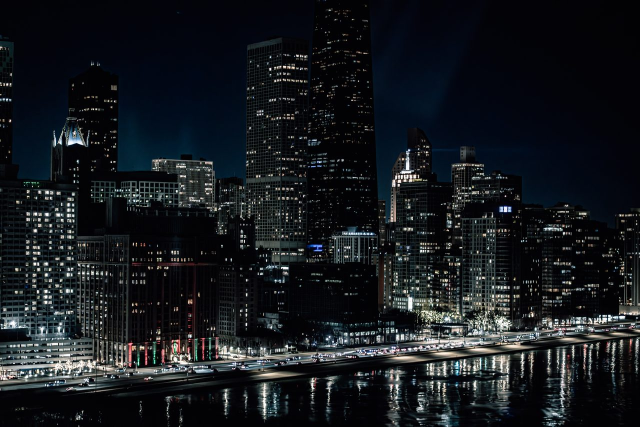
#> input picture assets/img/portfolio/card/p1.jpg, 1280 x 853 px, found by its file name (shown at 1/2 size); its folder holds only this picture in this run
$ python optimize_portfolio.py
#> lines starting #> are read from the running program, lines starting #| are printed output that depends on the picture
from __future__ import annotations

import argparse
import json
from pathlib import Path
from typing import Any

from PIL import Image, ImageOps

ROOT = Path(__file__).resolve().parents[1]
SIZES = {"thumb": 640, "card": 1280, "large": 2200}
WEBP_QUALITY = {"thumb": 76, "card": 80, "large": 84}
WEBP_LIMITS = {"thumb": 180_000, "card": 420_000, "large": 950_000}
JPEG_QUALITY = {"thumb": 78, "card": 82, "large": 86}
MIN_WEBP_QUALITY = 52


def _resized(image: Image.Image, max_width: int) -> Image.Image:
    if image.width <= max_width:
        return image.copy()
    ratio = max_width / image.width
    return image.resize((max_width, max(1, round(image.height * ratio))), Image.Resampling.LANCZOS)


def save_webp_under_budget(
    image: Image.Image,
    target: Path,
    *,
    start_quality: int,
    max_bytes: int,
) -> int:
    """Save at the highest tested WebP quality that meets the byte budget."""
    qualities = list(range(start_quality, MIN_WEBP_QUALITY - 1, -4))
    if qualities[-1] != MIN_WEBP_QUALITY:
        qualities.append(MIN_WEBP_QUALITY)

    for quality in qualities:
        image.save(target, "WEBP", quality=quality, method=6)
        if target.stat().st_size <= max_bytes:
            return quality

    return qualities[-1]


def build_derivatives(source: Path, output_root: Path, stem: str) -> dict[str, Any]:
#> called with stem = 'p1'
    output_root.mkdir(parents=True, exist_ok=True)
    result: dict[str, Any] = {}
    with Image.open(source) as raw:
#> raw is the input picture: PIL image 1280x853 RGB; mean R, G, B 22.5, 26.1, 30.5
        oriented = ImageOps.exif_transpose(raw).convert("RGB")
        result["sourceWidth"] = oriented.width
        result["sourceHeight"] = oriented.height
        for kind, width in SIZES.items():
            out_dir = output_root / kind
            out_dir.mkdir(parents=True, exist_ok=True)
            resized = _resized(oriented, width)
            webp = out_dir / f"{stem}.webp"
            jpg = out_dir / f"{stem}.jpg"
            used_quality = save_webp_under_budget(
                resized,
                webp,
                start_quality=WEBP_QUALITY[kind],
                max_bytes=WEBP_LIMITS[kind],
            )
            resized.save(jpg, "JPEG", quality=JPEG_QUALITY[kind], optimize=True, progressive=True)
            result[kind] = str(webp.relative_to(output_root)).replace("\\", "/")
            result[f"{kind}Jpeg"] = str(jpg.relative_to(output_root)).replace("\\", "/")
            result[f"{kind}Width"] = resized.width
            result[f"{kind}Height"] = resized.height
            result[f"{kind}WebpQuality"] = used_quality
            result[f"{kind}Bytes"] = webp.stat().st_size
#> this loop made 3 passes
#> used_quality on passes 1 to 3: 76, 80, 84
#> pass 1, in build_derivatives, `resized = _resized(oriented, width)`:
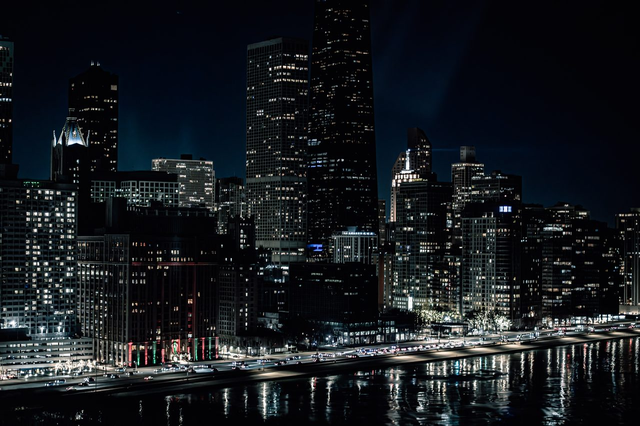
#> resized: PIL image 640x426 RGB; mean R, G, B 22.6, 26.2, 30.5
#> after the loop, result = 20 items
    return result


def process_repo(root: Path = ROOT) -> list[dict[str, Any]]:
    output = root / "assets" / "img" / "portfolio"
    report: list[dict[str, Any]] = []
    for index in range(1, 9):
        source = root / "assets" / "img" / f"p{index}.jpg"
        if not source.exists():
            continue
        result = build_derivatives(source, output, f"p{index}")
#> result = 20 items
        result["id"] = f"p{index}"
        report.append(result)
#> pass 2 of the loop in process_repo, `for index in range(1, 9):`:
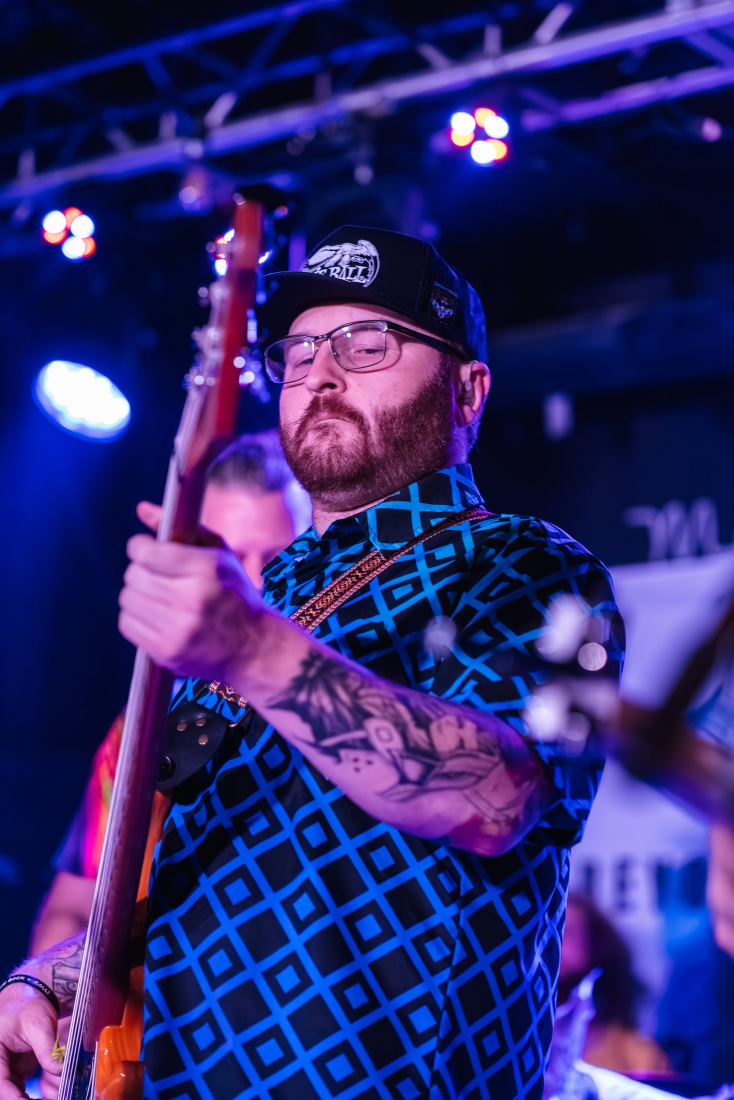
#> input picture assets/img/portfolio/large/p2.jpg, 2200 x 3300 px, found by its file name (shown at 1/3 size)
#> in build_derivatives, raw is the input picture: PIL image 2200x3300 RGB; mean R, G, B 47.5, 40.8, 112.3
#> the loop in build_derivatives (call 2), `for kind, width in SIZES.items():` made 3 passes
#> pass 1, in build_derivatives (call 2), `resized = _resized(oriented, width)`:
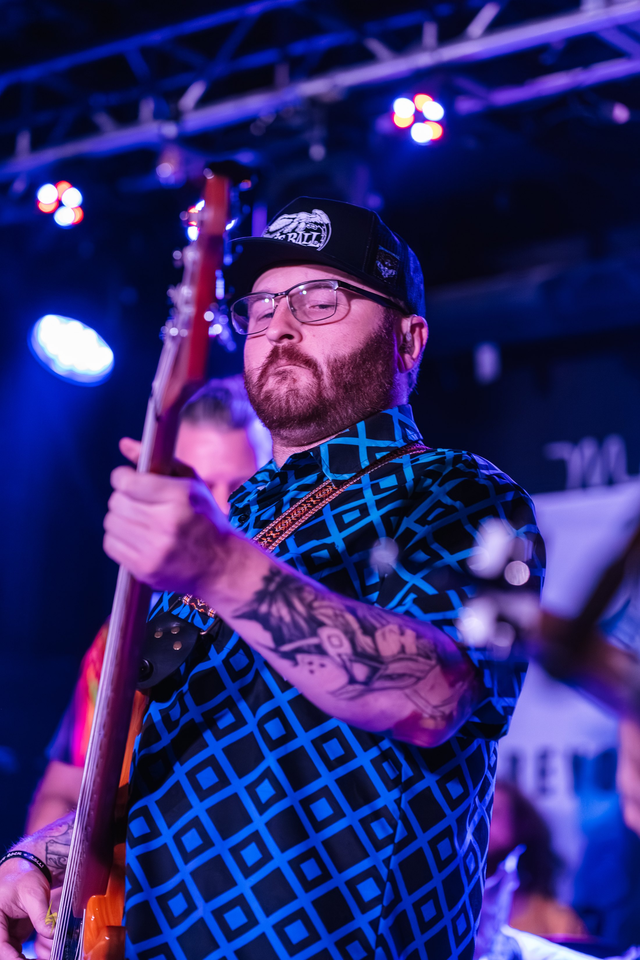
#> resized: PIL image 640x960 RGB; mean R, G, B 47.5, 40.8, 112.3
    return report


def check_sizes(root: Path = ROOT) -> list[str]:
    errors: list[str] = []
    for kind, limit in WEBP_LIMITS.items():
        folder = root / "assets" / "img" / "portfolio" / kind
        if not folder.exists():
            errors.append(f"missing derivative folder: {folder}")
            continue
        files = list(folder.glob("*.webp"))
        if len(files) < 8:
            errors.append(f"{folder.relative_to(root)} has {len(files)} WebP files; expected 8")
        for path in files:
            size = path.stat().st_size
            if size > limit:
                errors.append(f"{path.relative_to(root)} is {size} bytes, over {limit}")
    return errors


def main() -> int:
    parser = argparse.ArgumentParser()
    parser.add_argument("--check", action="store_true")
    parser.add_argument("--report", action="store_true")
    args = parser.parse_args()
    if args.check:
        errors = check_sizes(ROOT)
        if errors:
            print("\n".join(errors))
            return 1
        print("Portfolio derivative sizes are within targets.")
        return 0
    report = process_repo(ROOT)
    if args.report:
        print(json.dumps(report, indent=2))
    else:
        print(f"Generated derivatives for {len(report)} portfolio images.")
    return 0


if __name__ == "__main__":
    raise SystemExit(main())
#> (the program exits here)
